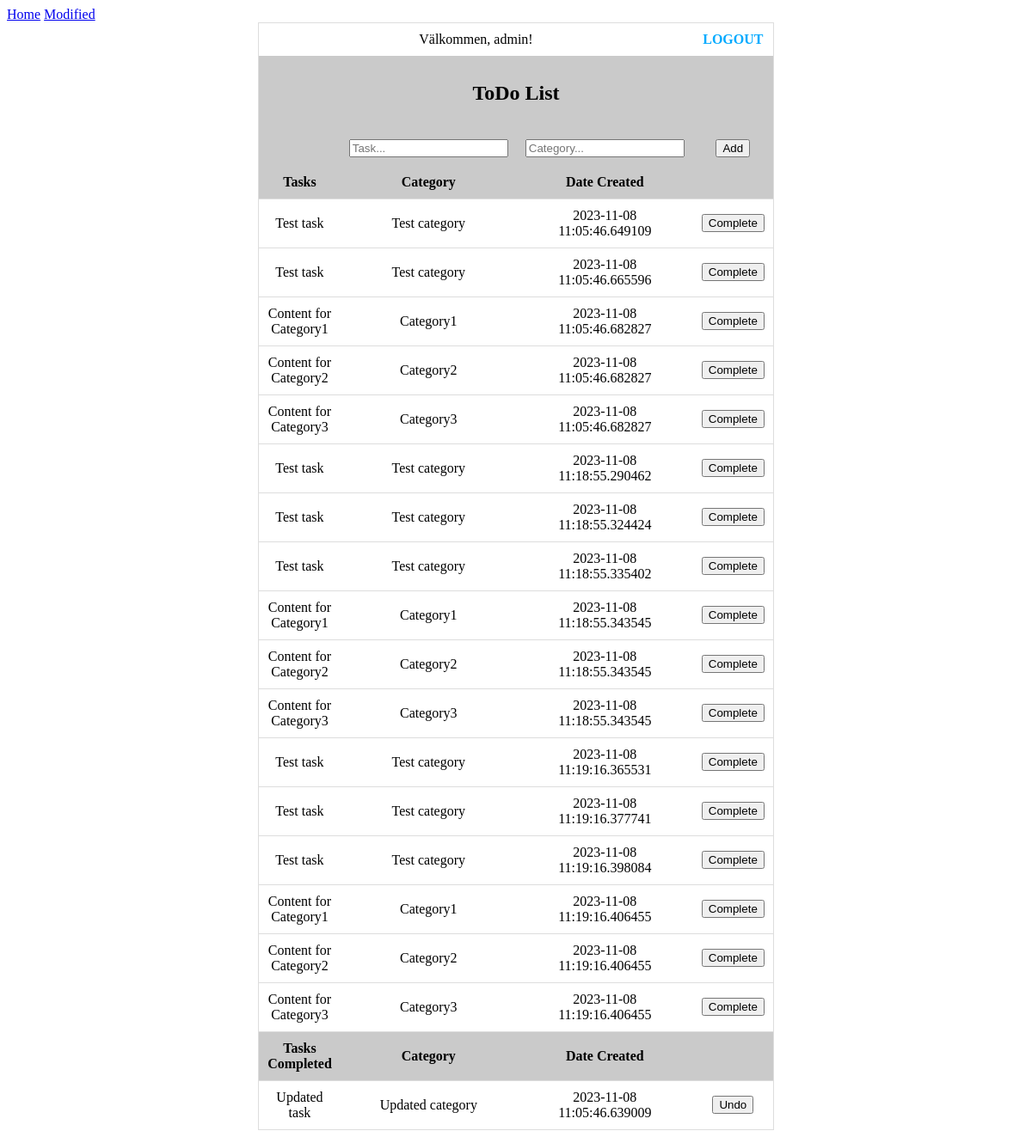
The app's page /modified (signed in) with its own data.
### app.py (models this page shows, shortened)
class Todo(db.Model):
    id = db.Column(db.Integer, primary_key=True)
    content = db.Column(db.String(200), nullable=False)
    completed = db.Column(db.Boolean, default=False)
    categories = db.Column(db.String(200), nullable=False)
    date_created = db.Column(db.DateTime, default=datetime.utcnow)

### app.py (the view)
@app.route("/modified")
def home_modified():
    tasks = Todo.query.all()
    return render_template("modified.html", tasks = tasks)

### templates/modified.html (shortened to what this page needs)
<!DOCTYPE html>
{% extends "base.html" %}
    {% block content %}
    <div class="table-container">
    <table class="list-table">
        <tr>
            {% if 'user' in session %}
                <td colspan="3">Välkommen, {{ session['user'] }}!</td>
                <td>
                    <a class="futuristic-links" href="/logout">Logout</a>
                </td>
            {% endif %}
        </tr>
        <tr>
            <th colspan="4"><h2>ToDo List</h2></th>
        </tr>
        {% if 'user' not in session%}
        <td colspan="4">Du måste <a href="register">registrera</a> dig eller <a href="/login">logga in<a> för att se eller skapa Todo lista</d>
        {% elif tasks %}
        <tr>
            <form id ="MyForm" method="POST" action="/tasks">
                <th></th>
                <th><input type="text" name="content" placeholder="Task..." required></th>
                <th><input type="text" name="categories" placeholder="Category..." required></th>
                <th><button type="submit" class="addBtn">Add</button></td>
                </form>
        </tr>
        <tr>
            <th>Tasks</1th>
            <th>Category</th>
            <th>Date Created</th>
            <th>
            </th>
        </tr>
            {% for task in tasks %}
                {% if not task.completed%}
                    <tr class="list-item">
                        <td>{{ task.content }}</td>
                        <td>{{ task.categories }}</td>
                        <td>{{ task.date_created }}</td>
                        <td>
                            <form method="POST" action="/update_tasks/{{ task.id }}" class="updateBtn">
                                <button type="submit" class="updateBtn">Complete</button>
                            </form>
                        </td>
                    </tr>
                {% endif %}
            {% endfor %}
        {% endif %}
        {%if 'user' not in session%}
        {%else%}
        <tr>
            <th>Tasks Completed</1th>
            <th>Category</th>
            <th>Date Created</th>
            <th></th>
        </tr>
        {% for task in tasks %}
        {% if task.completed%}
        <tr class="list-item">
            <td>{{ task.content }}</td>
            <td>{{ task.categories }}</td>
            <td>{{ task.date_created }}</td>
            <form method="POST" action="/update_tasks/{{ task.id }}" class="updateBtn">
            <td><button type="submit" class="updateBtn">Undo</button></td>
                </form>
        </tr>
        {% endif %}
        {% endfor %}
        {% endif %}
    </table>
    {% endblock %}

### static/style.css (style rules this page uses)
.list-table { width: 40%; max-height: 0px; overflow-y: auto; border-collapse: collapse; border: 1px solid #ddd; }
.list-table th, .list-table td { border: 0; padding: 10px; text-align: center; }
.list-table th { background-color: #cacaca; font-weight: bold; }
.list-item { border: 1px solid #ddd; }
.table-container { display: flex; justify-content: center; align-items: center; }
.futuristic-links { font-size: 16px; text-transform: uppercase; font-weight: bold; color: #00aaff; text-decoration: none; transition: color 0.3s; }

### records on screen
Todo: content "Test task", categories "Test category", date_created "2023-11-08 11:05:46.649109"
Todo: content "Test task", categories "Test category", date_created "2023-11-08 11:05:46.665596"
Todo: content "Content for Category1", categories "Category1", date_created "2023-11-08 11:05:46.682827"
Todo: content "Content for Category2", categories "Category2", date_created "2023-11-08 11:05:46.682827"
Todo: content "Content for Category3", categories "Category3", date_created "2023-11-08 11:05:46.682827"
Todo: content "Test task", categories "Test category", date_created "2023-11-08 11:18:55.290462"
Todo: content "Test task", categories "Test category", date_created "2023-11-08 11:18:55.324424"
Todo: content "Test task", categories "Test category", date_created "2023-11-08 11:18:55.335402"
Todo: content "Content for Category1", categories "Category1", date_created "2023-11-08 11:18:55.343545"
Todo: content "Content for Category2", categories "Category2", date_created "2023-11-08 11:18:55.343545"
Todo: content "Content for Category3", categories "Category3", date_created "2023-11-08 11:18:55.343545"
Todo: content "Test task", categories "Test category", date_created "2023-11-08 11:19:16.365531"
Todo: content "Test task", categories "Test category", date_created "2023-11-08 11:19:16.377741"
Todo: content "Test task", categories "Test category", date_created "2023-11-08 11:19:16.398084"
Todo: content "Content for Category1", categories "Category1", date_created "2023-11-08 11:19:16.406455"
Todo: content "Content for Category2", categories "Category2", date_created "2023-11-08 11:19:16.406455"
Todo: content "Content for Category3", categories "Category3", date_created "2023-11-08 11:19:16.406455"
Todo: content "Updated task", categories "Updated category", date_created "2023-11-08 11:05:46.639009"

### other values on screen
{{ session['user'] }} "admin"
